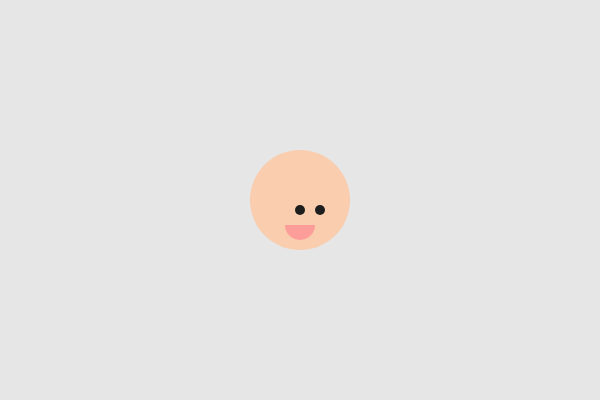
Frame 1 (no input)
Frame 60 (no input): identical to frame 1, image omitted
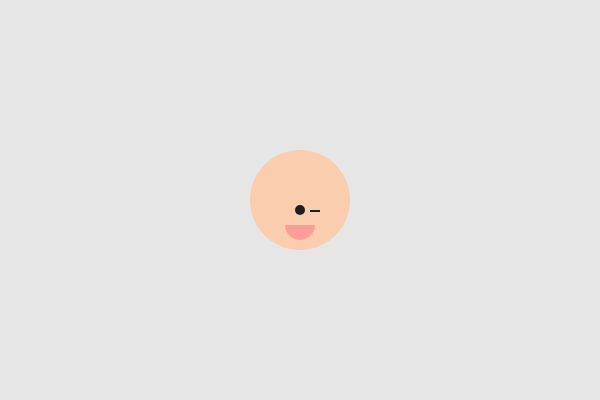
Frame 120 (the mouse pressed at the canvas centre since frame 60)

The p5.js sketch that drew these frames (run headless with seeded random() and noise() and a simulated clock; from frame 60 on, the mouse is pressed at the canvas centre):

// p5.js sketch
// ── sketch.js
var x, y;
var radius;

function setup() {
  createCanvas(600, 400);
  ellipseMode(CENTER);
  noStroke();

  x = 300;
  y = 200;
  radius = 100;
  
}


function draw() {
   background(230);
   if(mouseIsOver()){
     drawHappyFace(x,y,true);
   }
   else{
     drawHappyFace(x,y,false);
   }
   
}

function mouseIsOver(){
 var result;
 var d = dist(mouseX, mouseY, x, y);
 if (d < radius) {
   result = true;
 } else {
   result = false;
 }
 return result;
}

function drawHappyFace(x, y, blink){
 push();
 translate(x,y);
 //Face
 fill(249,205,173);//rosy beige
 ellipse(0, 0, radius, radius);

 //Eye 1
 fill(30);//dark gray
 ellipse(0, 10, 10, 10);

 //Eye 2
 if(blink){
   rect(10, 10, 10, 2);
 }
 else{
   ellipse(20, 10, 10, 10);
 }
 

 //Mouth
 fill(252,157,154);//light pink
 arc(0, 25, 30, 30, 0, radians(180), PIE); 
 pop();
}
